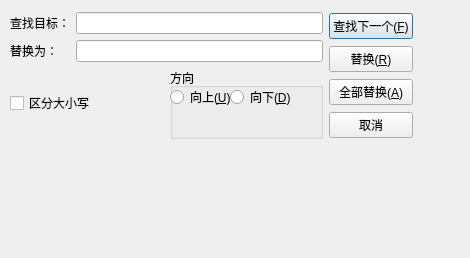
<?xml version="1.0" encoding="UTF-8"?>
<ui version="4.0">
 <class>ReplaceDialog</class>
 <widget class="QDialog" name="ReplaceDialog">
  <property name="geometry">
   <rect>
    <x>0</x>
    <y>0</y>
    <width>470</width>
    <height>258</height>
   </rect>
  </property>
  <property name="windowTitle">
   <string>替换</string>
  </property>
  <widget class="QWidget" name="">
   <property name="geometry">
    <rect>
     <x>10</x>
     <y>12</y>
     <width>403</width>
     <height>127</height>
    </rect>
   </property>
   <layout class="QHBoxLayout" name="horizontalLayout_5">
    <item>
     <layout class="QVBoxLayout" name="verticalLayout_2">
      <item>
       <layout class="QVBoxLayout" name="verticalLayout">
        <item>
         <layout class="QHBoxLayout" name="horizontalLayout_2">
          <item>
           <widget class="QLabel" name="label">
            <property name="text">
             <string>查找目标：</string>
            </property>
           </widget>
          </item>
          <item>
           <widget class="QLineEdit" name="searchText"/>
          </item>
         </layout>
        </item>
        <item>
         <layout class="QHBoxLayout" name="horizontalLayout_3">
          <item>
           <widget class="QLabel" name="label_2">
            <property name="text">
             <string>替换为：</string>
            </property>
           </widget>
          </item>
          <item>
           <widget class="Line" name="line_2">
            <property name="orientation">
             <enum>Qt::Horizontal</enum>
            </property>
           </widget>
          </item>
          <item>
           <widget class="Line" name="line">
            <property name="orientation">
             <enum>Qt::Horizontal</enum>
            </property>
           </widget>
          </item>
          <item>
           <widget class="QLineEdit" name="targetText"/>
          </item>
         </layout>
        </item>
       </layout>
      </item>
      <item>
       <layout class="QHBoxLayout" name="horizontalLayout_4">
        <item>
         <widget class="QCheckBox" name="cbCaseSensetive">
          <property name="text">
           <string>区分大小写</string>
          </property>
         </widget>
        </item>
        <item>
         <layout class="QHBoxLayout" name="horizontalLayout">
          <item>
           <widget class="QGroupBox" name="groupBox">
            <property name="title">
             <string>方向</string>
            </property>
            <widget class="QRadioButton" name="rbUp">
             <property name="geometry">
              <rect>
               <x>0</x>
               <y>20</y>
               <width>67</width>
               <height>18</height>
              </rect>
             </property>
             <property name="text">
              <string>向上(&amp;U)</string>
             </property>
            </widget>
            <widget class="QRadioButton" name="rbDown">
             <property name="geometry">
              <rect>
               <x>60</x>
               <y>20</y>
               <width>67</width>
               <height>18</height>
              </rect>
             </property>
             <property name="text">
              <string>向下(&amp;D)</string>
             </property>
            </widget>
           </widget>
          </item>
         </layout>
        </item>
       </layout>
      </item>
     </layout>
    </item>
    <item>
     <layout class="QVBoxLayout" name="verticalLayout_3">
      <item>
       <widget class="QPushButton" name="btFindNext">
        <property name="text">
         <string>查找下一个(&amp;F)</string>
        </property>
       </widget>
      </item>
      <item>
       <widget class="QPushButton" name="btReplace">
        <property name="text">
         <string>替换(&amp;R)</string>
        </property>
       </widget>
      </item>
      <item>
       <widget class="QPushButton" name="btReplaceAll">
        <property name="text">
         <string>全部替换(&amp;A)</string>
        </property>
       </widget>
      </item>
      <item>
       <widget class="QPushButton" name="btCancel">
        <property name="text">
         <string>取消</string>
        </property>
       </widget>
      </item>
     </layout>
    </item>
   </layout>
  </widget>
 </widget>
 <resources/>
 <connections/>
</ui>
